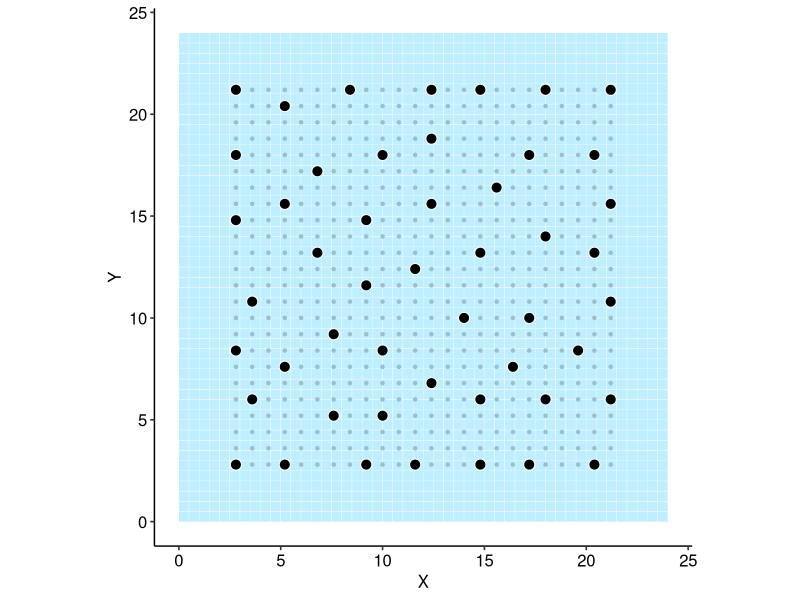
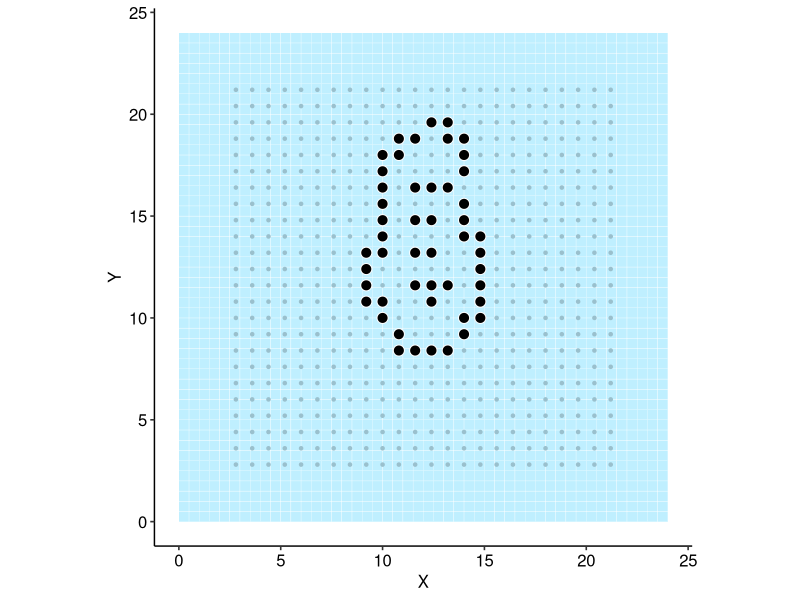
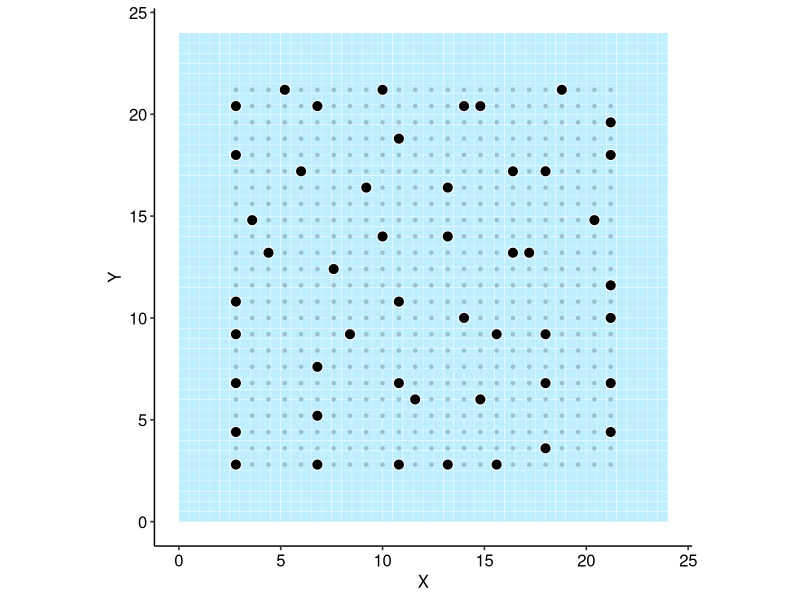

Write the R code that produced these figures, in order.
## ---- chunk 1
library(ggplot2)
library(ggpubr)

ss <- read.csv("criteria_designs/SS_regular.csv")
tt <- read.csv("criteria_designs/possible_traps_regular.csv")
od <- read.csv("criteria_designs/designC_pbar__regular.csv")

ggplot(data=ss, aes(x=X, y=Y)) +
  geom_tile(fill = "lightblue1", color = "white") +
  geom_point(data = tt, aes(x=X, y=Y), pch = 20, size = 1.5, color = "lightblue3") +
  geom_point(data = od, aes(x=X, y=Y), pch = 21, size = 3.4, fill = "black", color = "white") +
  coord_equal() + theme_pubr()

## ---- chunk 2

od <- read.csv("criteria_designs/designC_p2bar__regular.csv")

ggplot(data=ss, aes(x=X, y=Y)) +
  geom_tile(fill = "lightblue1", color = "white") +
  geom_point(data = tt, aes(x=X, y=Y), pch = 20, size = 1.5, color = "lightblue3") +
  geom_point(data = od, aes(x=X, y=Y), pch = 21, size = 3.4, fill = "black", color = "white") +
  coord_equal() + theme_pubr()

## ---- chunk 3

od <- read.csv("criteria_designs/designC_pcombo__regular.csv")

ggplot(data=ss, aes(x=X, y=Y)) +
  geom_tile(fill = "lightblue1", color = "white") +
  geom_point(data = tt, aes(x=X, y=Y), pch = 20, size = 1.5, color = "lightblue3") +
  geom_point(data = od, aes(x=X, y=Y), pch = 21, size = 3.4, fill = "black", color = "white") +
  coord_equal() + theme_pubr()
